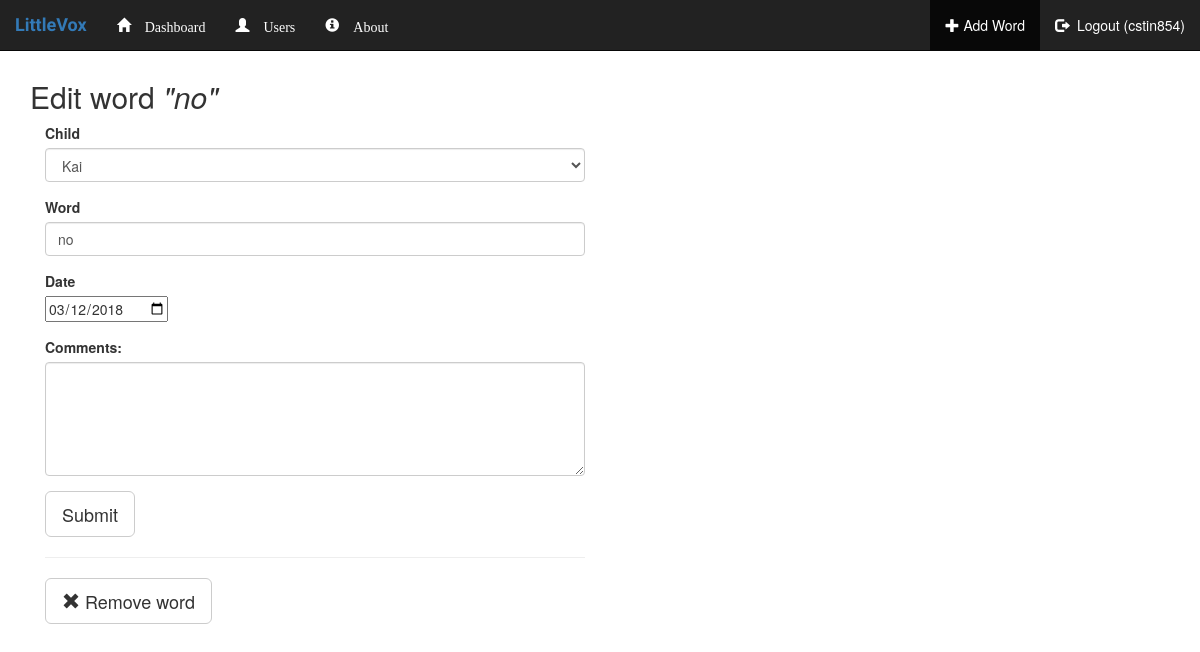
The page /outline/word/edit/4/ (signed in) on the database as committed earlier.
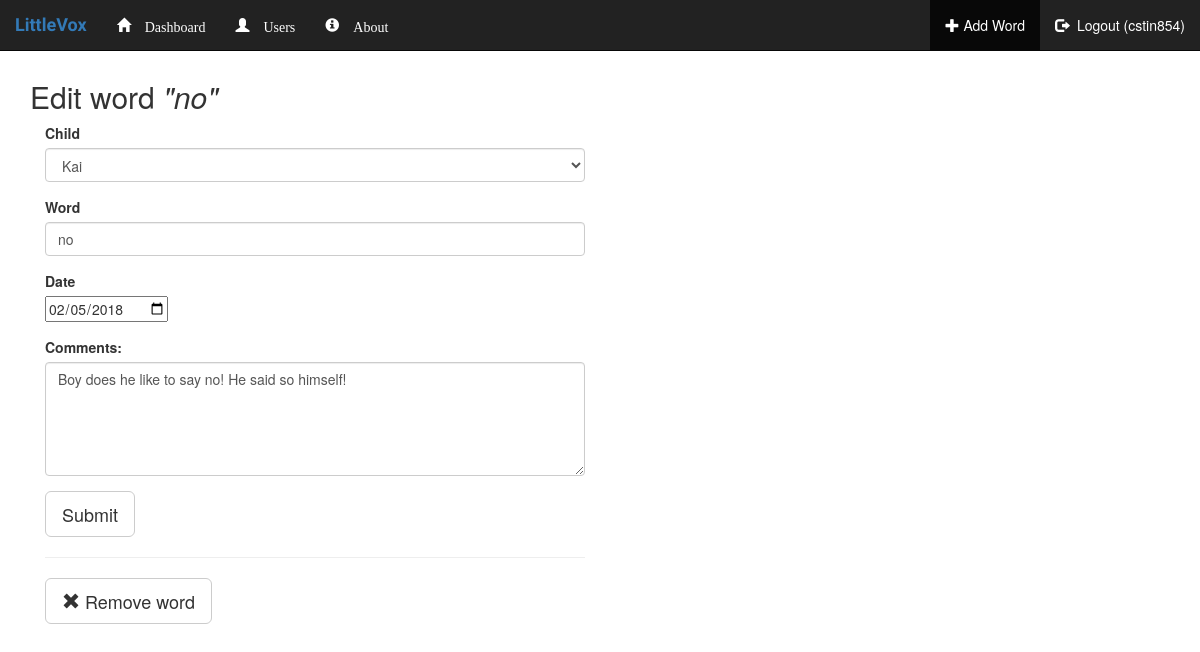
The same page on the database as committed later.
### outline/models.py (models this page shows, shortened)
class Word(models.Model):
    child = models.ForeignKey(Child, on_delete=models.CASCADE)
    word = models.CharField(max_length=50)
    date = models.DateField(default=datetime.date.today)
    etymology = models.TextField(default='', blank=True, null=True)
    note = models.CharField(max_length=500, blank=True, default="")
    def get_date(self):
        return str(self.date)

class Child(models.Model):
    parent_guardian = models.ForeignKey(User, on_delete=models.CASCADE)
    name = models.CharField(max_length=50)
    date_of_birth = models.DateField(default=datetime.date.today)
    is_default = models.BooleanField()

### outline/views.py (the view, shortened to what this page needs)
# urls.py: url(r'^word/edit/(?P<wordid>[0-9]+)/', views.edit_word, name='edit_word'),
@login_required
def edit_word(request, wordid):
    context = dict()
    context['addword_active'] = True
    if 'error_message' in request.session:
        context['error_message'] = request.session['error_message']
        del request.session['error_message']
        request.session.modified = True
    if 'error_title' in request.session:
        context['error_title'] = request.session['error_title']
        del request.session['error_title']
        request.session.modified = True
    word = Word.objects.get(id=wordid)
    context['word'] = word
    context['date'] = word.get_date()
    return render(request, 'outline/edit_word.html', context)

### outline/templates/outline/edit_word.html (shortened to what this page needs)
{% extends 'outline/base.html' %}
{% block body %}
<br>
<div class="container">
    <h2>Edit word <i>"{{ word.word }}"</i></h2>
    <div class="col-md-6">
    <form action="" method="post" enctype="multipart/form-data">
        <div class="form-group">
            <label for="id_child">Child</label>
            <select class="form-control" required id="id_child" name="child">
                    <option>{{ word.child.name }}</option>
            </select>
        </div>
        <div class="form-group">
            <label for="id_word">Word</label>
            <input type="text" class="form-control" required id="id_word" name="word" value="{{word.word}}">
        </div>
        <div class="form-group">
            <label for "date">Date</label><br>
            <input type="date" name="date" value="{{date}}">
        </div>
        <div class="form-group">
            <label for="notes">Comments:</label>
            <textarea class="form-control" rows="5" id="id_notes" name="notes">{{word.note}}</textarea>
        </div>
        <div class="btn-group btn-group-lg">
            <button type="submit" class="btn btn-default">Submit</button>
        </div>
    </form>
    <hr>
    <form action="" method="post" enctype="multipart/form-data">
        <div class="btn-group btn-group-lg">
            <button type="submit" class="btn btn-default"><span class="glyphicon glyphicon-remove" aria-hidden="true"></span> Remove word</button>
        </div>
    </form>
    </div>
</div>
{% endblock %}

Rows that differ between the two databases and show on the page:
changed Word "no": notes (not shown) → "Boy does he like to say no! He said so himself!"
Other text that changed with them:
form field date: "03/12/2018" → "02/05/2018"
